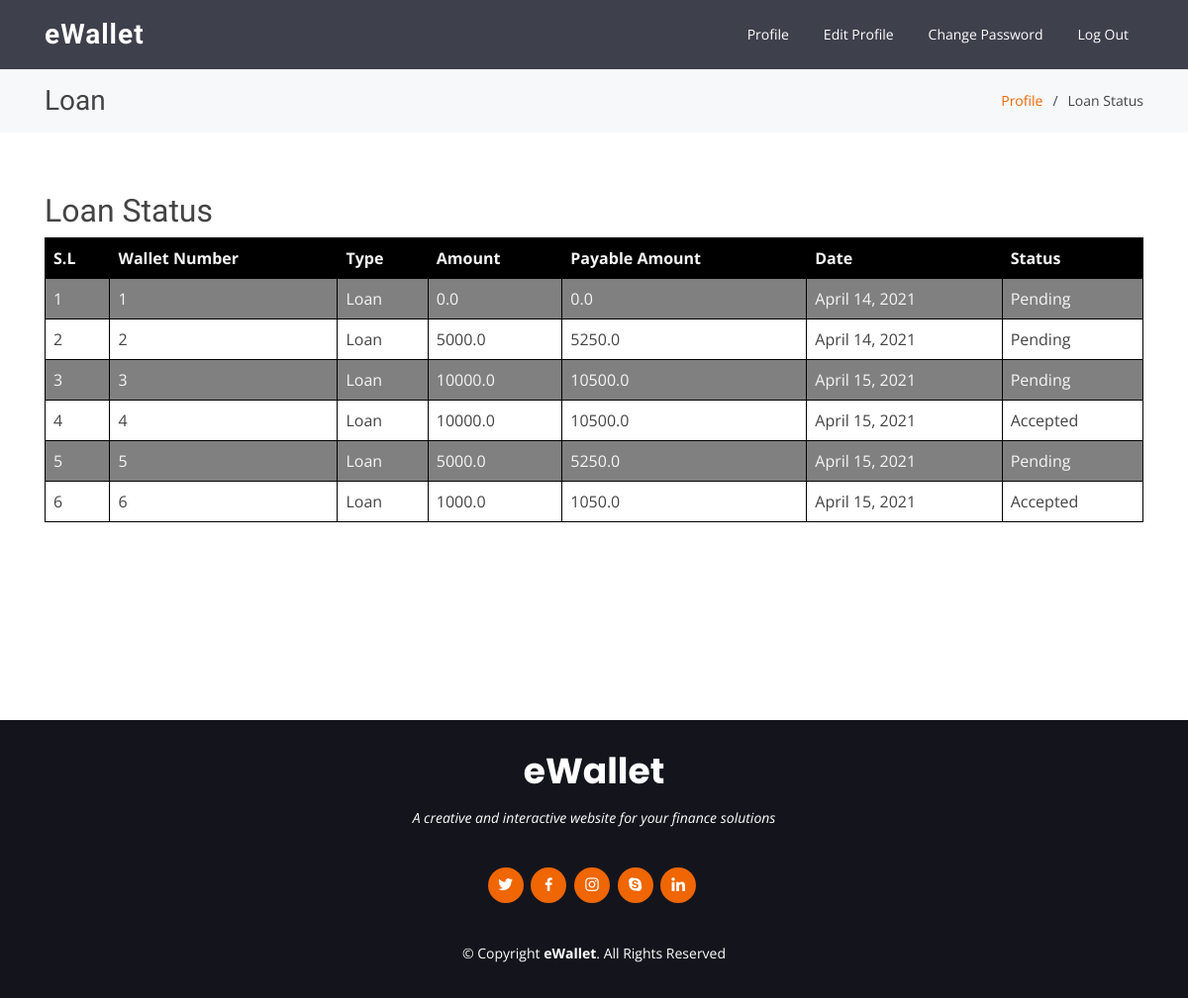
Screenshot of /loan_status/ (signed in) with the database file from the repository.
### loan/models.py (models this page shows, shortened)
class Loan(models.Model):
    choice = [
        ('Pending', 'Pending'),
        ('Accepted', 'Accepted'),
        ('Rejected', 'Rejected')
    ]
    wallet_no = models.CharField(max_length=15)
    loan_amount = models.FloatField(default=00.0)
    payable_amount = models.FloatField(default=00.0)
    loan_approval = models.CharField(max_length=10, choices=choice, default='Pending')
    date = models.DateField(auto_now=False, auto_now_add=False, default='0000-00-00')
    class Meta:
        db_table = "Loan_Application"

### user_account/views.py (the view)
# urls.py: path('loan_status/', views.loan_status, name='loan_status'),
@login_required
def loan_status(request):
    list = []
    obj = Loan.objects.all()
    count = 1
    for x in obj:
        dict = {
            'sl': count,
            'phone': x.id,
            'amount': x.loan_amount,
            'payable': x.payable_amount,
            'approval': x.loan_approval,
            'date': x.date,
        }
        count += 1
        list.append(dict)
    contex = {
        'data': list
    }
    return render(request, 'loanstatus.html', contex)

### templates/loanstatus.html (shortened to what this page needs)
{% load static %}
<!DOCTYPE html>
<html lang="en">
<head>
  <link href="{% static 'assets/vendor/bootstrap/css/bootstrap.min.css' %}" rel="stylesheet">
  <link href="{% static 'assets/vendor/icofont/icofont.min.css' %}" rel="stylesheet">
  <link href="{% static 'assets/vendor/boxicons/css/boxicons.min.css' %}" rel="stylesheet">
  <link href="{% static 'assets/vendor/animate.css/animate.min.css' %}" rel="stylesheet">
  <link href="{% static 'assets/vendor/remixicon/remixicon.css' %}" rel="stylesheet">
  <link href="{% static 'assets/vendor/line-awesome/css/line-awesome.min.css' %}" rel="stylesheet">
  <link href="{% static 'assets/vendor/venobox/venobox.css' %}" rel="stylesheet">
  <link href="{% static 'assets/vendor/owl.carousel/assets/owl.carousel.min.css' %}" rel="stylesheet">
  <link href="{% static 'assets/vendor/aos/aos.css' %}" rel="stylesheet">
  <link href="{% static 'assets/css/style.css' %}" rel="stylesheet">
</head>
<body>
  <header id="header" class="fixed-top d-flex align-items-center ">
    <div class="container d-flex align-items-center">
      <div class="logo mr-auto">
        <h1 class="text-light"><a href="#">eWallet</a></h1>
      </div>
      <nav class="nav-menu d-none d-lg-block">
        <ul>
          <li><a href="{% url 'profile' %}">Profile</a></li>
          <li><a href="#">Edit Profile</a></li>
          <li><a href="{% url 'password_change' %}">Change Password</a></li>
          <li><a href="{% url 'signout' %}">Log Out</a></li>
        </ul>
      </nav>
    </div>
  </header>
  <main id="main">
    <section class="breadcrumbs">
      <div class="container">
        <div class="d-flex justify-content-between align-items-center">
          <h2>Loan</h2>
          <ol>
            <li><a href="{% url 'profile'%}">Profile</a></li>
            <li>Loan Status</li>
          </ol>
        </div>
      </div>
    </section>
    <section class="inner-page">
      <div class="container">
<h2>Loan Status</h2>
<table>
  <tr>
    <th>S.L</th>
    <th>Wallet Number</th>
    <th>Type</th>
    <th>Amount</th>
    <th>Payable Amount</th>
    <th>Date</th>
    <th>Status</th>
  </tr>
    {% for x in data %}
  <tr>
    <td>{{ x.sl }}</td>
    <td>{{ x.phone}}</td>
    <td>Loan</td>
    <td>{{ x.amount }}</td>
    <td>{{ x.payable }}</td>
    <td>{{ x.date }}</td>
   <td>{{ x.approval }}</td>
  </tr>
  {% endfor %}
  </table>
      </div>
    </section>
  </main>
  <footer id="footer">
    <div class="container">
      <h3>eWallet</h3>
      <p>A creative and interactive website for your finance solutions</p>
      <div class="social-links">
        <a href="#" class="twitter"><i class="bx bxl-twitter"></i></a>
        <a href="#" class="facebook"><i class="bx bxl-facebook"></i></a>
        <a href="#" class="instagram"><i class="bx bxl-instagram"></i></a>
        <a href="#" class="google-plus"><i class="bx bxl-skype"></i></a>
        <a href="#" class="linkedin"><i class="bx bxl-linkedin"></i></a>
      </div>
      <div class="copyright">
        &copy; Copyright <strong><span>eWallet</span></strong>. All Rights Reserved
      </div>
    </div>
  </footer>
</body>
</html>

### static/assets/css/style.css (style rules this page uses)
body { font-family: "Open Sans", sans-serif; color: #444444; }
a { color: #ef6603; }
h1, h2, h3, h4, h5, h6 { font-family: "Raleway", sans-serif; }
#header { height: 70px; transition: all 0.5s; z-index: 997; transition: all 0.5s; background: rgba(42, 44, 57, 0.9); }
#header .logo h1 { font-size: 28px; margin: 0; padding: 0; line-height: 1; font-weight: 700; letter-spacing: 1px; }
#header .logo h1 a, #header .logo h1 a:hover { color: #fff; text-decoration: none; }
.nav-menu, .nav-menu * { margin: 0; padding: 0; list-style: none; }
.nav-menu > ul > li { position: relative; white-space: nowrap; float: left; }
.nav-menu a { display: block; position: relative; color: #fff; padding: 5px 15px 7px 15px; margin-left: 5px; transition: 0.3s; font-size: 14px; border-radius: 50px; font-family: "Open Sans", sans-serif; }
section { padding: 60px 0; overflow: hidden; }
.breadcrumbs { padding: 15px 0; margin-top: 70px; background: #f7f8f9; min-height: 40px; }
.breadcrumbs h2 { font-size: 28px; font-weight: 400; margin: 0; }
.breadcrumbs ol { display: flex; flex-wrap: wrap; list-style: none; padding: 0; margin: 0; font-size: 14px; }
.breadcrumbs ol li + li { padding-left: 10px; }
.breadcrumbs ol li + li::before { display: inline-block; padding-right: 10px; color: #404356; content: "/"; }
#footer { background: #14151c; color: #fff; font-size: 14px; text-align: center; padding: 30px 0; margin-top: 140px; }
#footer h3 { font-size: 36px; font-weight: 700; color: #fff; position: relative; font-family: "Poppins", sans-serif; padding: 0; margin: 0 0 15px 0; }
#footer p { font-size: 15; font-style: italic; padding: 0; margin: 0 0 40px 0; }
#footer .social-links { margin: 0 0 40px 0; }
#footer .social-links a { font-size: 18px; display: inline-block; background: #ef6603; color: #fff; line-height: 1; padding: 8px 0; margin-right: 4px; border-radius: 50%; text-align: center; width: 36px; height: 36px; transition: 0.3s; }
#footer .copyright { margin: 0 0 5px 0; }

### templates/loanstatus.html (style rules this page uses)
#footer { background: #14151c; color: #fff; font-size: 14px; text-align: center; padding: 30px 0; margin-top: 140px; }
table { font-family: 'Open Sans', sans-serif; border-collapse: collapse; width: 100%; }
th { color: whitesmoke; border: 1px solid black; text-align: left; padding: 8px; background-color: black; }
td { border: 1px solid black; text-align: left; padding: 8px; }
tr:nth-child(even) { color : whitesmoke; border: 1px solid black; background-color: gray; }

### rows the page displays
Loan: amount "0.0", payable "0.0", date "April 14, 2021", approval "Pending"
Loan: amount "5000.0", payable "5250.0", date "April 14, 2021", approval "Pending"
Loan: amount "10000.0", payable "10500.0", date "April 15, 2021", approval "Pending"
Loan: amount "10000.0", payable "10500.0", date "April 15, 2021", approval "Accepted"
Loan: amount "5000.0", payable "5250.0", date "April 15, 2021", approval "Pending"
Loan: amount "1000.0", payable "1050.0", date "April 15, 2021", approval "Accepted"

### other values shown
{{ x.sl }} "1" "2" "3" "4" "5" "6"
{{ x.phone }} "1" "2" "3" "4" "5" "6"
